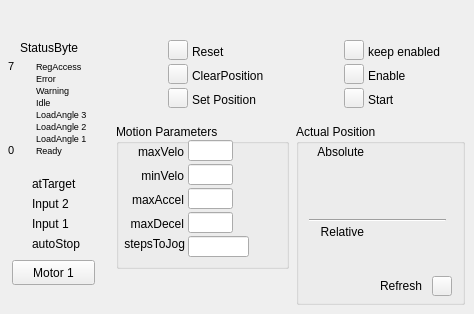
      <widget class="QWidget" name="control">
       <attribute name="title">
        <string>Control</string>
       </attribute>
       <widget class="TButton" name="tbutton2">
        <property name="geometry">
         <rect>
          <x>344</x>
          <y>64</y>
          <width>20</width>
          <height>20</height>
         </rect>
        </property>
        <property name="variable" stdset="0">
         <string>$(P):LO:SC:$(R):CBYTE</string>
        </property>
        <property name="variableSubstitutions" stdset="0">
         <string>P=CHA,R=2531-1-2</string>
        </property>
        <property name="subscribe">
         <bool>true</bool>
        </property>
        <property name="showLabel">
         <bool>false</bool>
        </property>
       </widget>
       <widget class="QLabel" name="SB_label_5">
        <property name="geometry">
         <rect>
          <x>36</x>
          <y>84</y>
          <width>65</width>
          <height>12</height>
         </rect>
        </property>
        <property name="font">
         <font>
          <pointsize>7</pointsize>
         </font>
        </property>
        <property name="text">
         <string>Warning</string>
        </property>
       </widget>
       <widget class="QEBitStatus" name="qebitstatus">
        <property name="geometry">
         <rect>
          <x>20</x>
          <y>60</y>
          <width>12</width>
          <height>96</height>
         </rect>
        </property>
        <property name="Orientation">
         <enum>QBitStatus::LSB_On_Bottom</enum>
        </property>
        <property name="offColour">
         <color>
          <red>157</red>
          <green>171</green>
          <blue>193</blue>
         </color>
        </property>
        <property name="variable" stdset="0">
         <string>$(P):LI:$(R):SBYTE</string>
        </property>
        <property name="variableSubstitutions" stdset="0">
         <string>P=CHA,R=2531-1-2</string>
        </property>
       </widget>
       <widget class="QLabel" name="SB_label_7">
        <property name="geometry">
         <rect>
          <x>36</x>
          <y>60</y>
          <width>65</width>
          <height>12</height>
         </rect>
        </property>
        <property name="font">
         <font>
          <pointsize>7</pointsize>
         </font>
        </property>
        <property name="text">
         <string>RegAccess</string>
        </property>
       </widget>
       <widget class="QLabel" name="SB_label_3">
        <property name="geometry">
         <rect>
          <x>36</x>
          <y>108</y>
          <width>65</width>
          <height>12</height>
         </rect>
        </property>
        <property name="font">
         <font>
          <pointsize>7</pointsize>
         </font>
        </property>
        <property name="text">
         <string>LoadAngle 3</string>
        </property>
       </widget>
       <widget class="QLabel" name="SB_label_4">
        <property name="geometry">
         <rect>
          <x>36</x>
          <y>96</y>
          <width>65</width>
          <height>12</height>
         </rect>
        </property>
        <property name="font">
         <font>
          <pointsize>7</pointsize>
         </font>
        </property>
        <property name="text">
         <string>Idle</string>
        </property>
       </widget>
       <widget class="QLabel" name="SB_label_6">
        <property name="geometry">
         <rect>
          <x>36</x>
          <y>72</y>
          <width>65</width>
          <height>12</height>
         </rect>
        </property>
        <property name="font">
         <font>
          <pointsize>7</pointsize>
         </font>
        </property>
        <property name="text">
         <string>Error</string>
        </property>
       </widget>
       <widget class="QLabel" name="SB_label_1">
        <property name="geometry">
         <rect>
          <x>36</x>
          <y>132</y>
          <width>65</width>
          <height>12</height>
         </rect>
        </property>
        <property name="font">
         <font>
          <pointsize>7</pointsize>
         </font>
        </property>
        <property name="text">
         <string>LoadAngle 1</string>
        </property>
       </widget>
       <widget class="QLabel" name="SB_label_2">
        <property name="geometry">
         <rect>
          <x>36</x>
          <y>120</y>
          <width>65</width>
          <height>12</height>
         </rect>
        </property>
        <property name="font">
         <font>
          <pointsize>7</pointsize>
         </font>
        </property>
        <property name="text">
         <string>LoadAngle 2</string>
        </property>
       </widget>
       <widget class="QLabel" name="SB_label_0">
        <property name="geometry">
         <rect>
          <x>36</x>
          <y>144</y>
          <width>65</width>
          <height>12</height>
         </rect>
        </property>
        <property name="font">
         <font>
          <pointsize>7</pointsize>
         </font>
        </property>
        <property name="text">
         <string>Ready</string>
        </property>
       </widget>
       <widget class="QEBitStatus" name="qebitstatus_7">
        <property name="geometry">
         <rect>
          <x>12</x>
          <y>176</y>
          <width>16</width>
          <height>16</height>
         </rect>
        </property>
        <property name="numberOfBits">
         <number>1</number>
        </property>
        <property name="shift">
         <number>3</number>
        </property>
        <property name="onColour">
         <color>
          <red>0</red>
          <green>255</green>
          <blue>0</blue>
         </color>
        </property>
        <property name="offColour">
         <color>
          <red>156</red>
          <green>173</green>
          <blue>194</blue>
         </color>
        </property>
        <property name="variable" stdset="0">
         <string>$(P):LI:$(R):SWORD</string>
        </property>
        <property name="variableSubstitutions" stdset="0">
         <string>P=CHA,R=2531-1-2</string>
        </property>
       </widget>
       <widget class="QEBitStatus" name="qebitstatus_8">
        <property name="geometry">
         <rect>
          <x>12</x>
          <y>216</y>
          <width>16</width>
          <height>16</height>
         </rect>
        </property>
        <property name="numberOfBits">
         <number>1</number>
        </property>
        <property name="shift">
         <number>0</number>
        </property>
        <property name="onColour">
         <color>
          <red>0</red>
          <green>255</green>
          <blue>0</blue>
         </color>
        </property>
        <property name="offColour">
         <color>
          <red>156</red>
          <green>173</green>
          <blue>194</blue>
         </color>
        </property>
        <property name="variable" stdset="0">
         <string>$(P):LI:$(R):SWORD</string>
        </property>
        <property name="variableSubstitutions" stdset="0">
         <string>P=CHA,R=2531-1-2</string>
        </property>
       </widget>
       <widget class="QLabel" name="label_7">
        <property name="geometry">
         <rect>
          <x>32</x>
          <y>236</y>
          <width>56</width>
          <height>15</height>
         </rect>
        </property>
        <property name="text">
         <string>autoStop</string>
        </property>
       </widget>
       <widget class="QEBitStatus" name="qebitstatus_9">
        <property name="geometry">
         <rect>
          <x>12</x>
          <y>196</y>
          <width>16</width>
          <height>16</height>
         </rect>
        </property>
        <property name="numberOfBits">
         <number>1</number>
        </property>
        <property name="shift">
         <number>1</number>
        </property>
        <property name="onColour">
         <color>
          <red>0</red>
          <green>255</green>
          <blue>0</blue>
         </color>
        </property>
        <property name="offColour">
         <color>
          <red>156</red>
          <green>173</green>
          <blue>194</blue>
         </color>
        </property>
        <property name="variable" stdset="0">
         <string>$(P):LI:$(R):SWORD</string>
        </property>
        <property name="variableSubstitutions" stdset="0">
         <string>P=CHA,R=2531-1-2</string>
        </property>
       </widget>
       <widget class="QLabel" name="label_8">
        <property name="geometry">
         <rect>
          <x>32</x>
          <y>176</y>
          <width>56</width>
          <height>15</height>
         </rect>
        </property>
        <property name="text">
         <string>atTarget</string>
        </property>
       </widget>
       <widget class="QLabel" name="label_23">
        <property name="geometry">
         <rect>
          <x>32</x>
          <y>216</y>
          <width>56</width>
          <height>15</height>
         </rect>
        </property>
        <property name="text">
         <string>Input 1</string>
        </property>
       </widget>
       <widget class="QEBitStatus" name="qebitstatus_10">
        <property name="geometry">
         <rect>
          <x>12</x>
          <y>236</y>
          <width>16</width>
          <height>16</height>
         </rect>
        </property>
        <property name="numberOfBits">
         <number>1</number>
        </property>
        <property name="shift">
         <number>5</number>
        </property>
        <property name="onColour">
         <color>
          <red>0</red>
          <green>255</green>
          <blue>0</blue>
         </color>
        </property>
        <property name="offColour">
         <color>
          <red>255</red>
          <green>0</green>
          <blue>0</blue>
         </color>
        </property>
        <property name="variable" stdset="0">
         <string>$(P):LO:$(R):CBYTE</string>
        </property>
        <property name="variableSubstitutions" stdset="0">
         <string>P=CHA,R=2531-1-2</string>
        </property>
       </widget>
       <widget class="QLabel" name="label_24">
        <property name="geometry">
         <rect>
          <x>32</x>
          <y>196</y>
          <width>56</width>
          <height>15</height>
         </rect>
        </property>
        <property name="text">
         <string>Input 2</string>
        </property>
       </widget>
       <widget class="QPushButton" name="pushButtonM1">
        <property name="geometry">
         <rect>
          <x>12</x>
          <y>260</y>
          <width>83</width>
          <height>25</height>
         </rect>
        </property>
        <property name="text">
         <string>Motor 1</string>
        </property>
       </widget>
       <widget class="QLabel" name="label_25">
        <property name="geometry">
         <rect>
          <x>368</x>
          <y>68</y>
          <width>45</width>
          <height>16</height>
         </rect>
        </property>
        <property name="text">
         <string>Enable</string>
        </property>
       </widget>
       <widget class="QLabel" name="label_26">
        <property name="geometry">
         <rect>
          <x>368</x>
          <y>92</y>
          <width>45</width>
          <height>16</height>
         </rect>
        </property>
        <property name="text">
         <string>Start</string>
        </property>
       </widget>
       <widget class="TButton" name="tbutton3">
        <property name="geometry">
         <rect>
          <x>344</x>
          <y>88</y>
          <width>20</width>
          <height>20</height>
         </rect>
        </property>
        <property name="variable" stdset="0">
         <string>CHA:LO:SC:2531-1-2:CBYTE</string>
        </property>
        <property name="subscribe">
         <bool>true</bool>
        </property>
        <property name="showLabel">
         <bool>false</bool>
        </property>
        <property name="bitNumber" stdset="0">
         <UInt>2</UInt>
        </property>
       </widget>
       <widget class="TButton" name="tbutton1">
        <property name="geometry">
         <rect>
          <x>344</x>
          <y>40</y>
          <width>20</width>
          <height>20</height>
         </rect>
        </property>
        <property name="checked">
         <bool>false</bool>
        </property>
        <property name="variable" stdset="0">
         <string>$(P):BO:$(R):CH1:MOT:ENABL</string>
        </property>
        <property name="variableSubstitutions" stdset="0">
         <string>P=CHA,R=2531-1-2</string>
        </property>
        <property name="subscribe">
         <bool>true</bool>
        </property>
        <property name="AlarmEnable" stdset="0">
         <bool>false</bool>
        </property>
        <property name="textOnClick" stdset="0">
         <bool>true</bool>
        </property>
        <property name="onText">
         <string>Yes</string>
        </property>
        <property name="offText">
         <string>Not</string>
        </property>
        <property name="showLabel">
         <bool>false</bool>
        </property>
       </widget>
       <widget class="QLabel" name="label_27">
        <property name="geometry">
         <rect>
          <x>368</x>
          <y>44</y>
          <width>89</width>
          <height>16</height>
         </rect>
        </property>
        <property name="text">
         <string>keep enabled</string>
        </property>
       </widget>
       <widget class="PButton" name="pbutton">
        <property name="geometry">
         <rect>
          <x>168</x>
          <y>40</y>
          <width>20</width>
          <height>20</height>
         </rect>
        </property>
        <property name="text">
         <string/>
        </property>
        <property name="checkable">
         <bool>false</bool>
        </property>
        <property name="variable" stdset="0">
         <string>$(P):LO:SC:$(R):CBYTE</string>
        </property>
        <property name="variableSubstitutions" stdset="0">
         <string>P=CHA,R=2531-1-2</string>
        </property>
        <property name="subscribe">
         <bool>true</bool>
        </property>
        <property name="AlarmEnable" stdset="0">
         <bool>false</bool>
        </property>
        <property name="writeOnPress">
         <bool>false</bool>
        </property>
        <property name="showLabel">
         <bool>false</bool>
        </property>
        <property name="bitNumber" stdset="0">
         <UInt>6</UInt>
        </property>
       </widget>
       <widget class="QLabel" name="label_2">
        <property name="geometry">
         <rect>
          <x>8</x>
          <y>144</y>
          <width>12</width>
          <height>12</height>
         </rect>
        </property>
        <property name="font">
         <font>
          <pointsize>8</pointsize>
         </font>
        </property>
        <property name="text">
         <string>0</string>
        </property>
       </widget>
       <widget class="QLabel" name="label_3">
        <property name="geometry">
         <rect>
          <x>8</x>
          <y>60</y>
          <width>12</width>
          <height>12</height>
         </rect>
        </property>
        <property name="font">
         <font>
          <pointsize>8</pointsize>
         </font>
        </property>
        <property name="text">
         <string>7</string>
        </property>
       </widget>
       <widget class="PButton" name="pbutton_2">
        <property name="geometry">
         <rect>
          <x>168</x>
          <y>64</y>
          <width>20</width>
          <height>20</height>
         </rect>
        </property>
        <property name="text">
         <string/>
        </property>
        <property name="checkable">
         <bool>false</bool>
        </property>
        <property name="variable" stdset="0">
         <string>$(P):LO:SC:$(R):CWORD</string>
        </property>
        <property name="variableSubstitutions" stdset="0">
         <string>P=CHA,R=2531-1-2</string>
        </property>
        <property name="subscribe">
         <bool>true</bool>
        </property>
        <property name="AlarmEnable" stdset="0">
         <bool>false</bool>
        </property>
        <property name="writeOnPress">
         <bool>false</bool>
        </property>
        <property name="showLabel">
         <bool>false</bool>
        </property>
        <property name="bitNumber" stdset="0">
         <UInt>13</UInt>
        </property>
       </widget>
       <widget class="PButton" name="pbutton_3">
        <property name="geometry">
         <rect>
          <x>168</x>
          <y>88</y>
          <width>20</width>
          <height>20</height>
         </rect>
        </property>
        <property name="text">
         <string/>
        </property>
        <property name="checkable">
         <bool>false</bool>
        </property>
        <property name="variable" stdset="0">
         <string>$(P):LO:SC:$(R):CWORD</string>
        </property>
        <property name="variableSubstitutions" stdset="0">
         <string>P=CHA,R=2531-1-2</string>
        </property>
        <property name="subscribe">
         <bool>true</bool>
        </property>
        <property name="AlarmEnable" stdset="0">
         <bool>false</bool>
        </property>
        <property name="writeOnPress">
         <bool>false</bool>
        </property>
        <property name="showLabel">
         <bool>false</bool>
        </property>
        <property name="bitNumber" stdset="0">
         <UInt>10</UInt>
        </property>
       </widget>
       <widget class="QLabel" name="label_4">
        <property name="geometry">
         <rect>
          <x>192</x>
          <y>44</y>
          <width>33</width>
          <height>16</height>
         </rect>
        </property>
        <property name="text">
         <string>Reset</string>
        </property>
       </widget>
       <widget class="QLabel" name="label_5">
        <property name="geometry">
         <rect>
          <x>192</x>
          <y>68</y>
          <width>77</width>
          <height>16</height>
         </rect>
        </property>
        <property name="text">
         <string>ClearPosition</string>
        </property>
       </widget>
       <widget class="QLabel" name="label_6">
        <property name="geometry">
         <rect>
          <x>192</x>
          <y>92</y>
          <width>81</width>
          <height>16</height>
         </rect>
        </property>
        <property name="text">
         <string>Set Position</string>
        </property>
       </widget>
       <widget class="QGroupBox" name="groupBox">
        <property name="geometry">
         <rect>
          <x>296</x>
          <y>124</y>
          <width>169</width>
          <height>181</height>
         </rect>
        </property>
        <property name="title">
         <string>Actual Position</string>
        </property>
        <widget class="QLabel" name="label_16">
         <property name="geometry">
          <rect>
           <x>84</x>
           <y>154</y>
           <width>49</width>
           <height>16</height>
          </rect>
         </property>
         <property name="text">
          <string>Refresh</string>
         </property>
        </widget>
        <widget class="QELabel" name="qelabel_2">
         <property name="geometry">
          <rect>
           <x>56</x>
           <y>56</y>
           <width>97</width>
           <height>16</height>
          </rect>
         </property>
         <property name="alignment">
          <set>Qt::AlignRight|Qt::AlignTrailing|Qt::AlignVCenter</set>
         </property>
         <property name="variable" stdset="0">
          <string>$(P):CALC:$(R):CH1:POS:MM</string>
         </property>
         <property name="variableSubstitutions" stdset="0">
          <string>P=CHA,R=2531-1-2</string>
         </property>
         <property name="displayAlarmState">
          <bool>false</bool>
         </property>
        </widget>
        <widget class="QELabel" name="qelabel">
         <property name="geometry">
          <rect>
           <x>56</x>
           <y>36</y>
           <width>97</width>
           <height>16</height>
          </rect>
         </property>
         <property name="alignment">
          <set>Qt::AlignRight|Qt::AlignTrailing|Qt::AlignVCenter</set>
         </property>
         <property name="variable" stdset="0">
          <string>$(P):LI:$(R):CH1:POS</string>
         </property>
         <property name="variableSubstitutions" stdset="0">
          <string>P=CHA,R=2531-1-2</string>
         </property>
         <property name="displayAlarmState">
          <bool>false</bool>
         </property>
        </widget>
        <widget class="PButton" name="pbutton_4">
         <property name="geometry">
          <rect>
           <x>136</x>
           <y>152</y>
           <width>20</width>
           <height>20</height>
          </rect>
         </property>
         <property name="text">
          <string/>
         </property>
         <property name="checkable">
          <bool>false</bool>
         </property>
         <property name="variable" stdset="0">
          <string>$(P):BO:$(R):CH1:READ:POS</string>
         </property>
         <property name="variableSubstitutions" stdset="0">
          <string>P=CHA,R=2531-1-2</string>
         </property>
         <property name="subscribe">
          <bool>true</bool>
         </property>
         <property name="writeOnRelease">
          <bool>true</bool>
         </property>
         <property name="pressText">
          <string>Yes</string>
         </property>
         <property name="releaseText">
          <string>Not</string>
         </property>
         <property name="showLabel">
          <bool>false</bool>
         </property>
        </widget>
        <widget class="QELabel" name="qelabel_3">
         <property name="geometry">
          <rect>
           <x>56</x>
           <y>76</y>
           <width>97</width>
           <height>16</height>
          </rect>
         </property>
         <property name="alignment">
          <set>Qt::AlignRight|Qt::AlignTrailing|Qt::AlignVCenter</set>
         </property>
         <property name="variable" stdset="0">
          <string>$(P):CALC:$(R):CH1:SET:POS:TOREV</string>
         </property>
         <property name="variableSubstitutions" stdset="0">
          <string>P=CHA,R=2531-1-2</string>
         </property>
         <property name="displayAlarmState">
          <bool>false</bool>
         </property>
        </widget>
        <widget class="QLabel" name="label_17">
         <property name="geometry">
          <rect>
           <x>12</x>
           <y>20</y>
           <width>56</width>
           <height>15</height>
          </rect>
         </property>
         <property name="text">
          <string>Absolute</string>
         </property>
         <property name="alignment">
          <set>Qt::AlignRight|Qt::AlignTrailing|Qt::AlignVCenter</set>
         </property>
        </widget>
        <widget class="Line" name="line">
         <property name="geometry">
          <rect>
           <x>13</x>
           <y>92</y>
           <width>137</width>
           <height>8</height>
          </rect>
         </property>
         <property name="orientation">
          <enum>Qt::Horizontal</enum>
         </property>
        </widget>
        <widget class="QLabel" name="label_18">
         <property name="geometry">
          <rect>
           <x>12</x>
           <y>100</y>
           <width>56</width>
           <height>15</height>
          </rect>
         </property>
         <property name="text">
          <string>Relative</string>
         </property>
         <property name="alignment">
          <set>Qt::AlignRight|Qt::AlignTrailing|Qt::AlignVCenter</set>
         </property>
        </widget>
        <widget class="QELabel" name="qelabel_4">
         <property name="geometry">
          <rect>
           <x>56</x>
           <y>120</y>
           <width>97</width>
           <height>16</height>
          </rect>
         </property>
         <property name="alignment">
          <set>Qt::AlignRight|Qt::AlignTrailing|Qt::AlignVCenter</set>
         </property>
         <property name="variable" stdset="0">
          <string>$(P):CALC:$(R):CH1:SET:INC:STEP</string>
         </property>
         <property name="variableSubstitutions" stdset="0">
          <string>P=CHA,R=2531-1-2</string>
         </property>
         <property name="displayAlarmState">
          <bool>false</bool>
         </property>
        </widget>
       </widget>
       <widget class="QGroupBox" name="groupBox_4">
        <property name="geometry">
         <rect>
          <x>116</x>
          <y>124</y>
          <width>173</width>
          <height>145</height>
         </rect>
        </property>
        <property name="title">
         <string>Motion Parameters</string>
        </property>
        <widget class="QELabel" name="qelabel_9">
         <property name="geometry">
          <rect>
           <x>120</x>
           <y>92</y>
           <width>41</width>
           <height>16</height>
          </rect>
         </property>
         <property name="variable" stdset="0">
          <string>$(P):LI:$(R):RWR:MAXD</string>
         </property>
         <property name="variableSubstitutions" stdset="0">
          <string>P=CHA,R=2531-1-2</string>
         </property>
         <property name="displayAlarmState">
          <bool>false</bool>
         </property>
        </widget>
        <widget class="QELineEdit" name="qelineedit_5">
         <property name="geometry">
          <rect>
           <x>72</x>
           <y>40</y>
           <width>45</width>
           <height>21</height>
          </rect>
         </property>
         <property name="variable" stdset="0">
          <string>$(P):LO:SC:$(R):RWR:MINV</string>
         </property>
         <property name="variableSubstitutions" stdset="0">
          <string>P=CHA,R=2531-1-2</string>
         </property>
        </widget>
        <widget class="QELineEdit" name="qelineedit_6">
         <property name="geometry">
          <rect>
           <x>72</x>
           <y>64</y>
           <width>45</width>
           <height>21</height>
          </rect>
         </property>
         <property name="variable" stdset="0">
          <string>$(P):LO:SC:$(R):RWR:MAXA</string>
         </property>
         <property name="variableSubstitutions" stdset="0">
          <string>P=CHA,R=2531-1-2</string>
         </property>
        </widget>
        <widget class="QELabel" name="qelabel_10">
         <property name="geometry">
          <rect>
           <x>120</x>
           <y>44</y>
           <width>41</width>
           <height>16</height>
          </rect>
         </property>
         <property name="variable" stdset="0">
          <string>$(P):LI:$(R):RWR:MINV</string>
         </property>
         <property name="variableSubstitutions" stdset="0">
          <string>P=CHA,R=2531-1-2</string>
         </property>
         <property name="displayAlarmState">
          <bool>false</bool>
         </property>
        </widget>
        <widget class="QELabel" name="qelabel_11">
         <property name="geometry">
          <rect>
           <x>120</x>
           <y>20</y>
           <width>41</width>
           <height>16</height>
          </rect>
         </property>
         <property name="variable" stdset="0">
          <string>$(P):LI:$(R):RWR:MAXV</string>
         </property>
         <property name="variableSubstitutions" stdset="0">
          <string>P=CHA,R=2531-1-2</string>
         </property>
         <property name="displayAlarmState">
          <bool>false</bool>
         </property>
        </widget>
        <widget class="QELineEdit" name="qelineedit_7">
         <property name="geometry">
          <rect>
           <x>72</x>
           <y>88</y>
           <width>45</width>
           <height>21</height>
          </rect>
         </property>
         <property name="variable" stdset="0">
          <string>$(P):LO:SC:$(R):RWR:MAXD</string>
         </property>
         <property name="variableSubstitutions" stdset="0">
          <string>P=CHA,R=2531-1-2</string>
         </property>
        </widget>
        <widget class="QELabel" name="qelabel_12">
         <property name="geometry">
          <rect>
           <x>120</x>
           <y>68</y>
           <width>41</width>
           <height>16</height>
          </rect>
         </property>
         <property name="variable" stdset="0">
          <string>$(P):LI:$(R):RWR:MAXA</string>
         </property>
         <property name="variableSubstitutions" stdset="0">
          <string>P=CHA,R=2531-1-2</string>
         </property>
         <property name="displayAlarmState">
          <bool>false</bool>
         </property>
        </widget>
        <widget class="QLabel" name="label_47">
         <property name="geometry">
          <rect>
           <x>12</x>
           <y>20</y>
           <width>56</width>
           <height>15</height>
          </rect>
         </property>
         <property name="text">
          <string>maxVelo</string>
         </property>
         <property name="alignment">
          <set>Qt::AlignRight|Qt::AlignTrailing|Qt::AlignVCenter</set>
         </property>
        </widget>
        <widget class="QLabel" name="label_48">
         <property name="geometry">
          <rect>
           <x>12</x>
           <y>44</y>
           <width>56</width>
           <height>15</height>
          </rect>
         </property>
         <property name="text">
          <string>minVelo</string>
         </property>
         <property name="alignment">
          <set>Qt::AlignRight|Qt::AlignTrailing|Qt::AlignVCenter</set>
         </property>
        </widget>
        <widget class="QLabel" name="label_49">
         <property name="geometry">
          <rect>
           <x>7</x>
           <y>68</y>
           <width>61</width>
           <height>15</height>
          </rect>
         </property>
         <property name="text">
          <string>maxAccel</string>
         </property>
         <property name="alignment">
          <set>Qt::AlignRight|Qt::AlignTrailing|Qt::AlignVCenter</set>
         </property>
        </widget>
        <widget class="QLabel" name="label_50">
         <property name="geometry">
          <rect>
           <x>7</x>
           <y>92</y>
           <width>61</width>
           <height>15</height>
          </rect>
         </property>
         <property name="text">
          <string>maxDecel</string>
         </property>
         <property name="alignment">
          <set>Qt::AlignRight|Qt::AlignTrailing|Qt::AlignVCenter</set>
         </property>
        </widget>
        <widget class="QELineEdit" name="qelineedit_8">
         <property name="geometry">
          <rect>
           <x>72</x>
           <y>16</y>
           <width>45</width>
           <height>21</height>
          </rect>
         </property>
         <property name="variable" stdset="0">
          <string>$(P):LO:SC:$(R):RWR:MAXV</string>
         </property>
         <property name="variableSubstitutions" stdset="0">
          <string>P=CHA,R=2531-1-2</string>
         </property>
        </widget>
        <widget class="QELineEdit" name="qelineedit_9">
         <property name="geometry">
          <rect>
           <x>72</x>
           <y>112</y>
           <width>61</width>
           <height>21</height>
          </rect>
         </property>
         <property name="variable" stdset="0">
          <string>$(P):LO:$(R):CH1:JOG:VAL</string>
         </property>
         <property name="variableSubstitutions" stdset="0">
          <string>P=CHA,R=2531-1-2</string>
         </property>
        </widget>
        <widget class="QLabel" name="label_51">
         <property name="geometry">
          <rect>
           <x>0</x>
           <y>112</y>
           <width>69</width>
           <height>15</height>
          </rect>
         </property>
         <property name="text">
          <string>stepsToJog</string>
         </property>
         <property name="alignment">
          <set>Qt::AlignRight|Qt::AlignTrailing|Qt::AlignVCenter</set>
         </property>
        </widget>
       </widget>
       <widget class="QLabel" name="label">
        <property name="geometry">
         <rect>
          <x>20</x>
          <y>40</y>
          <width>69</width>
          <height>16</height>
         </rect>
        </property>
        <property name="text">
         <string>StatusByte</string>
        </property>
       </widget>
       <widget class="QELabel" name="qelabel_5">
        <property name="geometry">
         <rect>
          <x>12</x>
          <y>12</y>
          <width>73</width>
          <height>16</height>
         </rect>
        </property>
        <property name="font">
         <font>
          <pointsize>11</pointsize>
          <weight>75</weight>
          <bold>true</bold>
         </font>
        </property>
        <property name="variable" stdset="0">
         <string>$(P):LI:$(R):DATA.DESC</string>
        </property>
        <property name="variableSubstitutions" stdset="0">
         <string>P=CHA,R=2531-1-2</string>
        </property>
        <property name="displayAlarmState">
         <bool>false</bool>
        </property>
       </widget>
       <widget class="QELabel" name="qelabel_6">
        <property name="geometry">
         <rect>
          <x>288</x>
          <y>12</y>
          <width>81</width>
          <height>16</height>
         </rect>
        </property>
        <property name="font">
         <font>
          <pointsize>11</pointsize>
          <weight>75</weight>
          <bold>true</bold>
         </font>
        </property>
        <property name="variable" stdset="0">
         <string>$(P):MBBI:$(R):CH1:MOTOR:STATE</string>
        </property>
        <property name="variableSubstitutions" stdset="0">
         <string>P=CHA,R=2531-1-2</string>
        </property>
        <property name="displayAlarmState">
         <bool>false</bool>
        </property>
       </widget>
      </widget>
